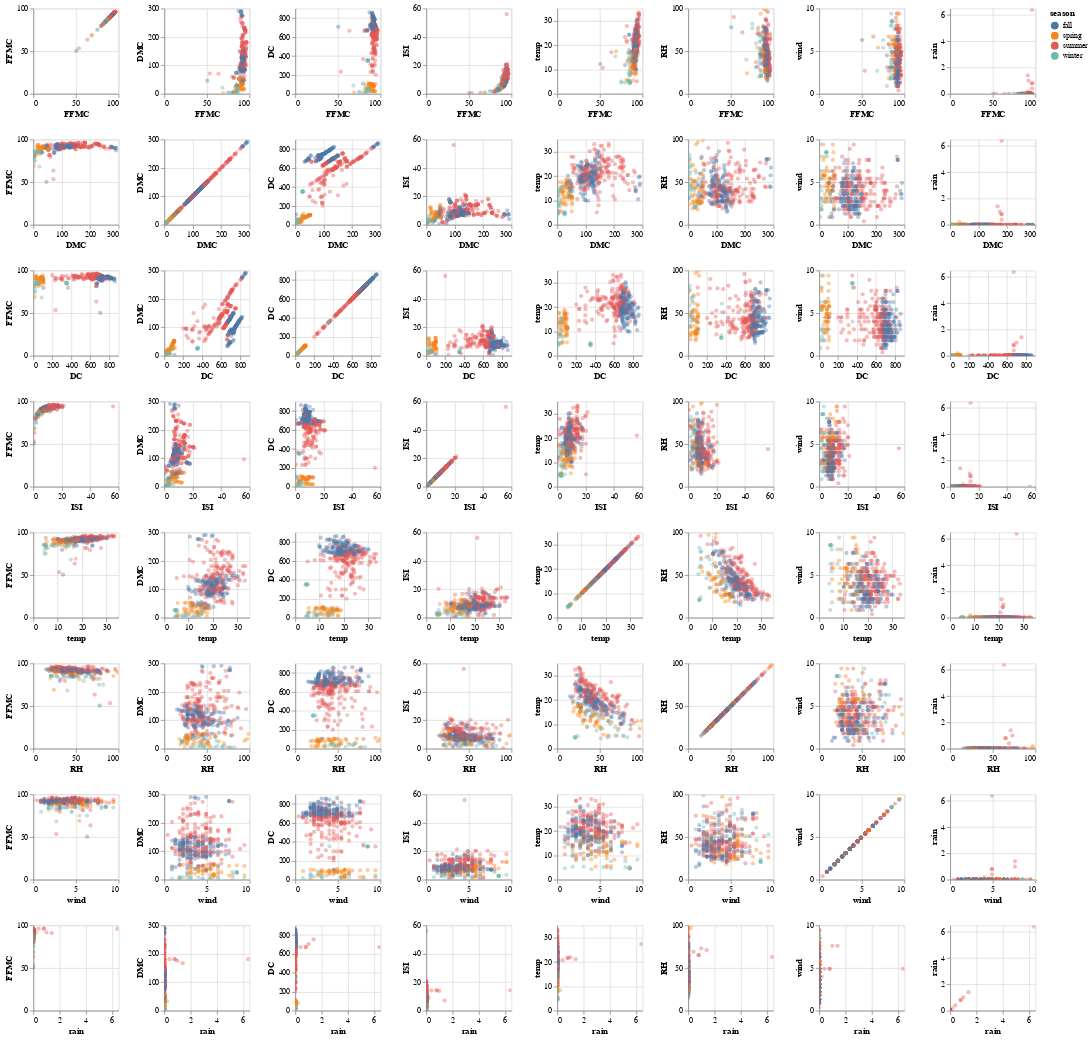

Notebook cell for this chart:
### Code cell
alt.Chart(train_set).mark_circle().encode(
    x = alt.X(alt.repeat("row"), type = "quantitative"),
    y = alt.Y(alt.repeat("column"), type = "quantitative"),
    color = "season"
).properties(
    width = 110,
    height = 110
).repeat(
    column = ["FFMC", "DMC", "DC", "ISI", "temp", "RH", "wind", "rain"],
    row = ["FFMC", "DMC", "DC", "ISI", "temp", "RH", "wind", "rain"]
).configure_mark(
    opacity = 0.4
).interactive()

### Figure 1 — Vega-Lite specification as saved in the notebook (floating-point values rounded to 4 significant figures; data arrays with more than 128 entries replaced by an {"elided": "..."} marker saying what was removed)
{"config": {"view": {"continuousWidth": 300, "continuousHeight": 300}, "mark": {"opacity": 0.4}}, "repeat": {"column": ["FFMC", "DMC", "DC", "ISI", "temp", "RH", "wind", "rain"], "row": ["FFMC", "DMC", "DC", "ISI", "temp", "RH", "wind", "rain"]}, "spec": {"data": {"name": "data-e0bda87007f42779033a993ab5a8062f"}, "mark": {"type": "circle"}, "encoding": {"color": {"field": "season", "type": "nominal"}, "x": {"field": {"repeat": "row"}, "type": "quantitative"}, "y": {"field": {"repeat": "column"}, "type": "quantitative"}}, "height": 110, "name": "view_1", "width": 110}, "params": [{"name": "param_1", "select": {"type": "interval", "encodings": ["x", "y"]}, "bind": "scales", "views": ["view_1_child__row_FFMCcolumn_FFMC", "view_1_child__row_FFMCcolumn_DMC", "view_1_child__row_FFMCcolumn_DC", "view_1_child__row_FFMCcolumn_ISI", "view_1_child__row_FFMCcolumn_temp", "view_1_child__row_FFMCcolumn_RH", "view_1_child__row_FFMCcolumn_wind", "view_1_child__row_FFMCcolumn_rain", "view_1_child__row_DMCcolumn_FFMC", "view_1_child__row_DMCcolumn_DMC", "view_1_child__row_DMCcolumn_DC", "view_1_child__row_DMCcolumn_ISI", "view_1_child__row_DMCcolumn_temp", "view_1_child__row_DMCcolumn_RH", "view_1_child__row_DMCcolumn_wind", "view_1_child__row_DMCcolumn_rain", "view_1_child__row_DCcolumn_FFMC", "view_1_child__row_DCcolumn_DMC", "view_1_child__row_DCcolumn_DC", "view_1_child__row_DCcolumn_ISI", "view_1_child__row_DCcolumn_temp", "view_1_child__row_DCcolumn_RH", "view_1_child__row_DCcolumn_wind", "view_1_child__row_DCcolumn_rain", "view_1_child__row_ISIcolumn_FFMC", "view_1_child__row_ISIcolumn_DMC", "view_1_child__row_ISIcolumn_DC", "view_1_child__row_ISIcolumn_ISI", "view_1_child__row_ISIcolumn_temp", "view_1_child__row_ISIcolumn_RH", "view_1_child__row_ISIcolumn_wind", "view_1_child__row_ISIcolumn_rain", "view_1_child__row_tempcolumn_FFMC", "view_1_child__row_tempcolumn_DMC", "view_1_child__row_tempcolumn_DC", "view_1_child__row_tempcolumn_ISI", "view_1_child__row_tempcolumn_temp", "view_1_child__row_tempcolumn_RH", "view_1_child__row_tempcolumn_wind", "view_1_child__row_tempcolumn_rain", "view_1_child__row_RHcolumn_FFMC", "view_1_child__row_RHcolumn_DMC", "view_1_child__row_RHcolumn_DC", "view_1_child__row_RHcolumn_ISI", "view_1_child__row_RHcolumn_temp", "view_1_child__row_RHcolumn_RH", "view_1_child__row_RHcolumn_wind", "view_1_child__row_RHcolumn_rain", "view_1_child__row_windcolumn_FFMC", "view_1_child__row_windcolumn_DMC", "view_1_child__row_windcolumn_DC", "view_1_child__row_windcolumn_ISI", "view_1_child__row_windcolumn_temp", "view_1_child__row_windcolumn_RH", "view_1_child__row_windcolumn_wind", "view_1_child__row_windcolumn_rain", "view_1_child__row_raincolumn_FFMC", "view_1_child__row_raincolumn_DMC", "view_1_child__row_raincolumn_DC", "view_1_child__row_raincolumn_ISI", "view_1_child__row_raincolumn_temp", "view_1_child__row_raincolumn_RH", "view_1_child__row_raincolumn_wind", "view_1_child__row_raincolumn_rain"]}], "$schema": "https://vega.github.io/schema/vega-lite/v5.8.0.json", "datasets": {"data-e0bda87007f42779033a993ab5a8062f": {"elided": "413 records"}}}
